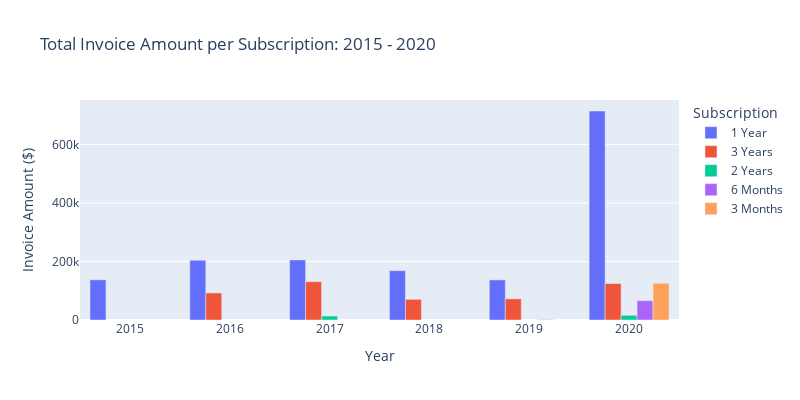

Notebook cell for this chart:
### Code cell
plt__atlas_grouped__year_subscription__sum

### Figure 1 — Plotly figure (JSON) as saved in the notebook; plotly's stock layout.template omitted (floating-point values rounded to 4 significant figures)
{"data": [{"alignmentgroup": "True", "hovertemplate": "Subscription=1 Year<br>Year=%{x}<br>Invoice Amount=%{y}<extra></extra>", "legendgroup": "1 Year", "marker": {"color": "#636efa"}, "name": "1 Year", "offsetgroup": "1 Year", "orientation": "v", "showlegend": true, "textposition": "auto", "type": "bar", "x": [2015, 2016, 2017, 2018, 2019, 2020], "xaxis": "x", "y": [137350, 204200.0, 205400.0, 168600.0, 137000.0, 714200.0], "yaxis": "y"}, {"alignmentgroup": "True", "hovertemplate": "Subscription=3 Years<br>Year=%{x}<br>Invoice Amount=%{y}<extra></extra>", "legendgroup": "3 Years", "marker": {"color": "#EF553B"}, "name": "3 Years", "offsetgroup": "3 Years", "orientation": "v", "showlegend": true, "textposition": "auto", "type": "bar", "x": [2016, 2017, 2018, 2019, 2020], "xaxis": "x", "y": [92500, 131039, 70630, 72245, 124752], "yaxis": "y"}, {"alignmentgroup": "True", "hovertemplate": "Subscription=2 Years<br>Year=%{x}<br>Invoice Amount=%{y}<extra></extra>", "legendgroup": "2 Years", "marker": {"color": "#00cc96"}, "name": "2 Years", "offsetgroup": "2 Years", "orientation": "v", "showlegend": true, "textposition": "auto", "type": "bar", "x": [2017, 2020], "xaxis": "x", "y": [13500, 16000], "yaxis": "y"}, {"alignmentgroup": "True", "hovertemplate": "Subscription=6 Months<br>Year=%{x}<br>Invoice Amount=%{y}<extra></extra>", "legendgroup": "6 Months", "marker": {"color": "#ab63fa"}, "name": "6 Months", "offsetgroup": "6 Months", "orientation": "v", "showlegend": true, "textposition": "auto", "type": "bar", "x": [2019, 2020], "xaxis": "x", "y": [1250, 66051], "yaxis": "y"}, {"alignmentgroup": "True", "hovertemplate": "Subscription=3 Months<br>Year=%{x}<br>Invoice Amount=%{y}<extra></extra>", "legendgroup": "3 Months", "marker": {"color": "#FFA15A"}, "name": "3 Months", "offsetgroup": "3 Months", "orientation": "v", "showlegend": true, "textposition": "auto", "type": "bar", "x": [2020], "xaxis": "x", "y": [125600.0], "yaxis": "y"}], "layout": {"barmode": "group", "height": 400, "legend": {"title": {"text": "Subscription"}, "tracegroupgap": 0}, "title": {"text": "Total Invoice Amount per Subscription: 2015 - 2020"}, "width": 800, "xaxis": {"anchor": "y", "domain": [0, 1], "title": {"text": "Year"}}, "yaxis": {"anchor": "x", "domain": [0, 1], "title": {"text": "Invoice Amount ($)"}}}}
